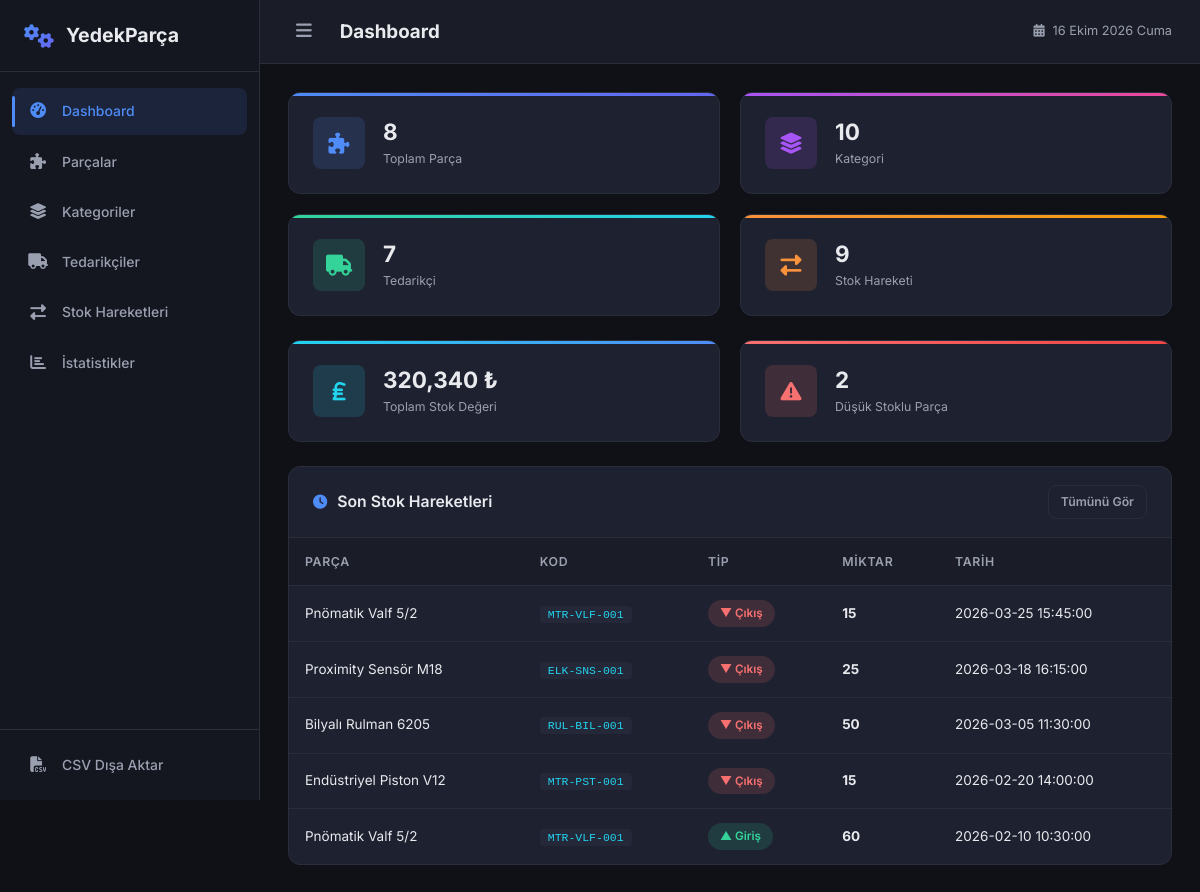
The page / on the database its author committed.
### tables this page shows
CREATE TABLE stok_hareketi (
    no INTEGER PRIMARY KEY AUTOINCREMENT,
    parca_no INTEGER NOT NULL,
    miktar INTEGER NOT NULL,
    hareket_tipi TEXT NOT NULL CHECK(hareket_tipi IN ('giris', 'cikis')),
    tarih TEXT NOT NULL DEFAULT (datetime('now','localtime')),
    aciklama TEXT,
    FOREIGN KEY (parca_no) REFERENCES parca(no) ON DELETE CASCADE
);

CREATE TABLE parca (
    no INTEGER PRIMARY KEY AUTOINCREMENT,
    ad TEXT NOT NULL,
    parca_kodu TEXT NOT NULL UNIQUE,
    kategori_no INTEGER NOT NULL,
    tedarikci_no INTEGER NOT NULL,
    fiyat REAL NOT NULL DEFAULT 0.0,
    stok_miktari INTEGER NOT NULL DEFAULT 0,
    aciklama TEXT,
    kayit_tarihi TEXT NOT NULL DEFAULT (datetime('now','localtime')),
    FOREIGN KEY (kategori_no) REFERENCES kategori(no) ON DELETE RESTRICT,
    FOREIGN KEY (tedarikci_no) REFERENCES tedarikci(no) ON DELETE RESTRICT
);

### app.py (the view)
@app.route("/")
def ana_sayfa():
    try:
        ozet = vt.pano_ozeti()
        log_yaz("Ana sayfa açıldı.")
        return render_template("index.html", ozet=ozet)
    except Exception as hata:
        log_yaz(f"Ana sayfa hatası: {hata}")
        flash(f"Bir hata oluştu: {hata}", "danger")
        return render_template("index.html", ozet={})

### app.py (called while the page is built)
def log_yaz(mesaj):
    try:
        with open(LOG_DOSYASI, "a", encoding="utf-8") as f:
            zaman = datetime.now().strftime("%Y-%m-%d %H:%M:%S")
            f.write(f"[{zaman}] {mesaj}\n")
    except Exception as hata:
        print(f"Log yazılamadı: {hata}")

### database.py (called while the page is built)
def veritabanina_baglan():
    baglanti = sqlite3.connect(VT_YOLU)
    baglanti.row_factory = sqlite3.Row
    baglanti.execute("PRAGMA foreign_keys = ON")
    return baglanti

### templates/index.html (shortened to what this page needs)
{% extends "base.html" %}
{% block page_title %}Dashboard{% endblock %}
{% block content %}
<div class="dashboard">
    <div class="stats-grid">
        <div class="stat-card stat-blue">
            <div class="stat-icon"><i class="fas fa-puzzle-piece"></i></div>
            <div class="stat-info">
                <span class="stat-value">{{ ozet.get('toplam_parca', 0) }}</span>
                <span class="stat-label">Toplam Parça</span>
            </div>
        </div>
        <div class="stat-card stat-purple">
            <div class="stat-icon"><i class="fas fa-layer-group"></i></div>
            <div class="stat-info">
                <span class="stat-value">{{ ozet.get('toplam_kategori', 0) }}</span>
                <span class="stat-label">Kategori</span>
            </div>
        </div>
        <div class="stat-card stat-green">
            <div class="stat-icon"><i class="fas fa-truck"></i></div>
            <div class="stat-info">
                <span class="stat-value">{{ ozet.get('toplam_tedarikci', 0) }}</span>
                <span class="stat-label">Tedarikçi</span>
            </div>
        </div>
        <div class="stat-card stat-orange">
            <div class="stat-icon"><i class="fas fa-exchange-alt"></i></div>
            <div class="stat-info">
                <span class="stat-value">{{ ozet.get('toplam_hareket', 0) }}</span>
                <span class="stat-label">Stok Hareketi</span>
            </div>
        </div>
    </div>
    <div class="stats-grid stats-grid-2">
        <div class="stat-card stat-cyan">
            <div class="stat-icon"><i class="fas fa-lira-sign"></i></div>
            <div class="stat-info">
                <span class="stat-value">{{ "{:,.0f}".format(ozet.get('toplam_stok_degeri', 0)) }} ₺</span>
                <span class="stat-label">Toplam Stok Değeri</span>
            </div>
        </div>
        <div class="stat-card stat-red">
            <div class="stat-icon"><i class="fas fa-exclamation-triangle"></i></div>
            <div class="stat-info">
                <span class="stat-value">{{ ozet.get('dusuk_stoklu', 0) }}</span>
                <span class="stat-label">Düşük Stoklu Parça</span>
            </div>
        </div>
    </div>
    <div class="card">
        <div class="card-header">
            <h2><i class="fas fa-clock"></i> Son Stok Hareketleri</h2>
            <a href="{{ url_for('stok') }}" class="btn btn-sm btn-outline">Tümünü Gör</a>
        </div>
        <div class="table-wrapper">
            <table class="table">
                <thead>
                    <tr>
                        <th>Parça</th>
                        <th>Kod</th>
                        <th>Tip</th>
                        <th>Miktar</th>
                        <th>Tarih</th>
                    </tr>
                </thead>
                <tbody>
                    {% for h in ozet.get('son_hareketler', []) %}
                    <tr>
                        <td>{{ h['parca_adi'] or '-' }}</td>
                        <td><code>{{ h['parca_kodu'] or '-' }}</code></td>
                        <td>
                            <span class="badge {% if h['hareket_tipi'] == 'giris' %}badge-success{% else %}badge-danger{% endif %}">
                                {% if h['hareket_tipi'] == 'giris' %}▲ Giriş{% else %}▼ Çıkış{% endif %}
                            </span>
                        </td>
                        <td><strong>{{ h['miktar'] }}</strong></td>
                        <td>{{ h['tarih'] }}</td>
                    </tr>
                    {% else %}
                    <tr><td colspan="5" class="text-center">Henüz hareket yok.</td></tr>
                    {% endfor %}
                </tbody>
            </table>
        </div>
    </div>
</div>
{% endblock %}

### templates/base.html (shortened to what this page needs)
<!DOCTYPE html>
<html lang="tr">
<head>
    <link href="https://cdnjs.cloudflare.com/ajax/libs/font-awesome/6.5.0/css/all.min.css" rel="stylesheet">
    <link rel="stylesheet" href="{{ url_for('static', filename='css/style.css') }}">
</head>
<body>
    <aside class="sidebar" id="sidebar">
        <div class="sidebar-header">
            <div class="logo">
                <i class="fas fa-cogs"></i>
                <span>YedekParça</span>
            </div>
        </div>
        <nav class="sidebar-nav">
            <a href="{{ url_for('ana_sayfa') }}" class="nav-item {% if request.endpoint == 'ana_sayfa' %}active{% endif %}">
                <i class="fas fa-tachometer-alt"></i>
                <span>Dashboard</span>
            </a>
            <a href="{{ url_for('parcalar') }}" class="nav-item {% if request.endpoint == 'parcalar' %}active{% endif %}">
                <i class="fas fa-puzzle-piece"></i>
                <span>Parçalar</span>
            </a>
            <a href="{{ url_for('kategoriler') }}" class="nav-item {% if request.endpoint == 'kategoriler' %}active{% endif %}">
                <i class="fas fa-layer-group"></i>
                <span>Kategoriler</span>
            </a>
            <a href="{{ url_for('tedarikciler') }}" class="nav-item {% if request.endpoint == 'tedarikciler' %}active{% endif %}">
                <i class="fas fa-truck"></i>
                <span>Tedarikçiler</span>
            </a>
            <a href="{{ url_for('stok') }}" class="nav-item {% if request.endpoint == 'stok' %}active{% endif %}">
                <i class="fas fa-exchange-alt"></i>
                <span>Stok Hareketleri</span>
            </a>
            <a href="{{ url_for('istatistik') }}" class="nav-item {% if request.endpoint == 'istatistik' %}active{% endif %}">
                <i class="fas fa-chart-bar"></i>
                <span>İstatistikler</span>
            </a>
        </nav>
        <div class="sidebar-footer">
            <a href="{{ url_for('csv_parcalar') }}" class="nav-item csv-btn" title="CSV İndir">
                <i class="fas fa-file-csv"></i>
                <span>CSV Dışa Aktar</span>
            </a>
        </div>
    </aside>
    <main class="main-content" id="mainContent">
        <header class="top-bar">
            <button class="menu-toggle" id="menuToggle" onclick="toggleSidebar()">
                <i class="fas fa-bars"></i>
            </button>
            <h1 class="page-title">{% block page_title %}Dashboard{% endblock %}</h1>
            <div class="top-bar-right">
                <span class="date-display">
                    <i class="fas fa-calendar-alt"></i>
                    <span id="currentDate"></span>
                </span>
            </div>
        </header>
        <div class="content-wrapper">
            {% block content %}{% endblock %}
        </div>
    </main>
</body>
</html>

### rows shown on the page
stok_hareketi: ad "Pnömatik Valf 5/2", parca_kodu "MTR-VLF-001", hareket_tipi "▼ Çıkış", miktar "15", tarih "2026-03-25 15:45:00"
stok_hareketi: ad "Proximity Sensör M18", parca_kodu "ELK-SNS-001", hareket_tipi "▼ Çıkış", miktar "25", tarih "2026-03-18 16:15:00"
stok_hareketi: ad "Bilyalı Rulman 6205", parca_kodu "RUL-BIL-001", hareket_tipi "▼ Çıkış", miktar "50", tarih "2026-03-05 11:30:00"
stok_hareketi: ad "Endüstriyel Piston V12", parca_kodu "MTR-PST-001", hareket_tipi "▼ Çıkış", miktar "15", tarih "2026-02-20 14:00:00"
stok_hareketi: ad "Pnömatik Valf 5/2", parca_kodu "MTR-VLF-001", hareket_tipi "▲ Giriş", miktar "60", tarih "2026-02-10 10:30:00"

### other values the page prints
{{ ozet.get('toplam_parca', 0) }} "8"
{{ ozet.get('toplam_kategori', 0) }} "10"
{{ ozet.get('toplam_tedarikci', 0) }} "7"
{{ ozet.get('toplam_hareket', 0) }} "9"
{{ "{:,.0f}".format(ozet.get('toplam_stok_degeri', 0)) }} "320,340"
{{ ozet.get('dusuk_stoklu', 0) }} "2"
